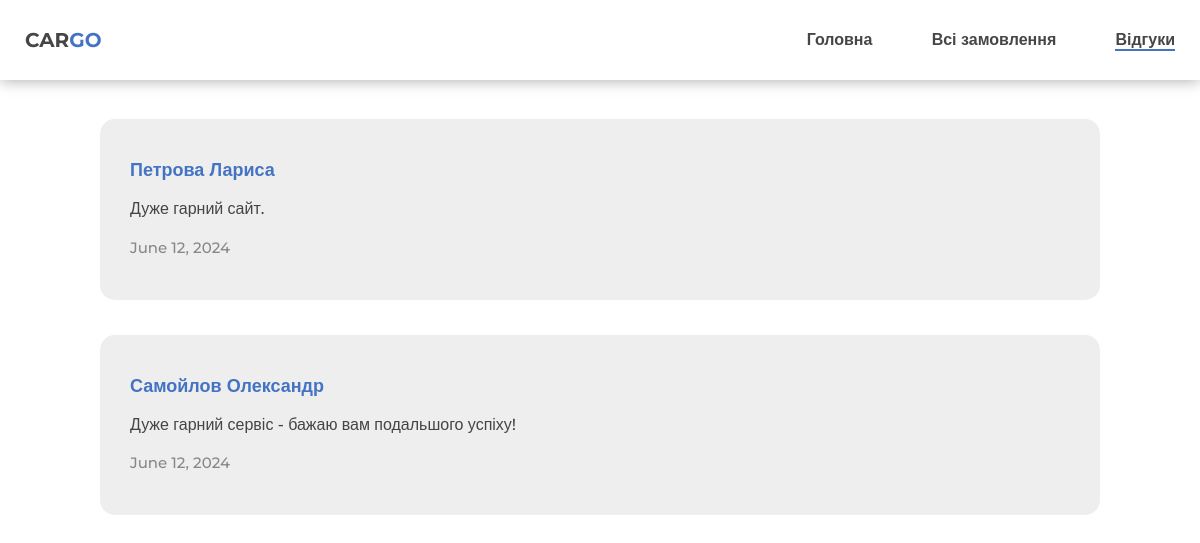
/show_all_reviews/, run on an earlier commit of the app's database.
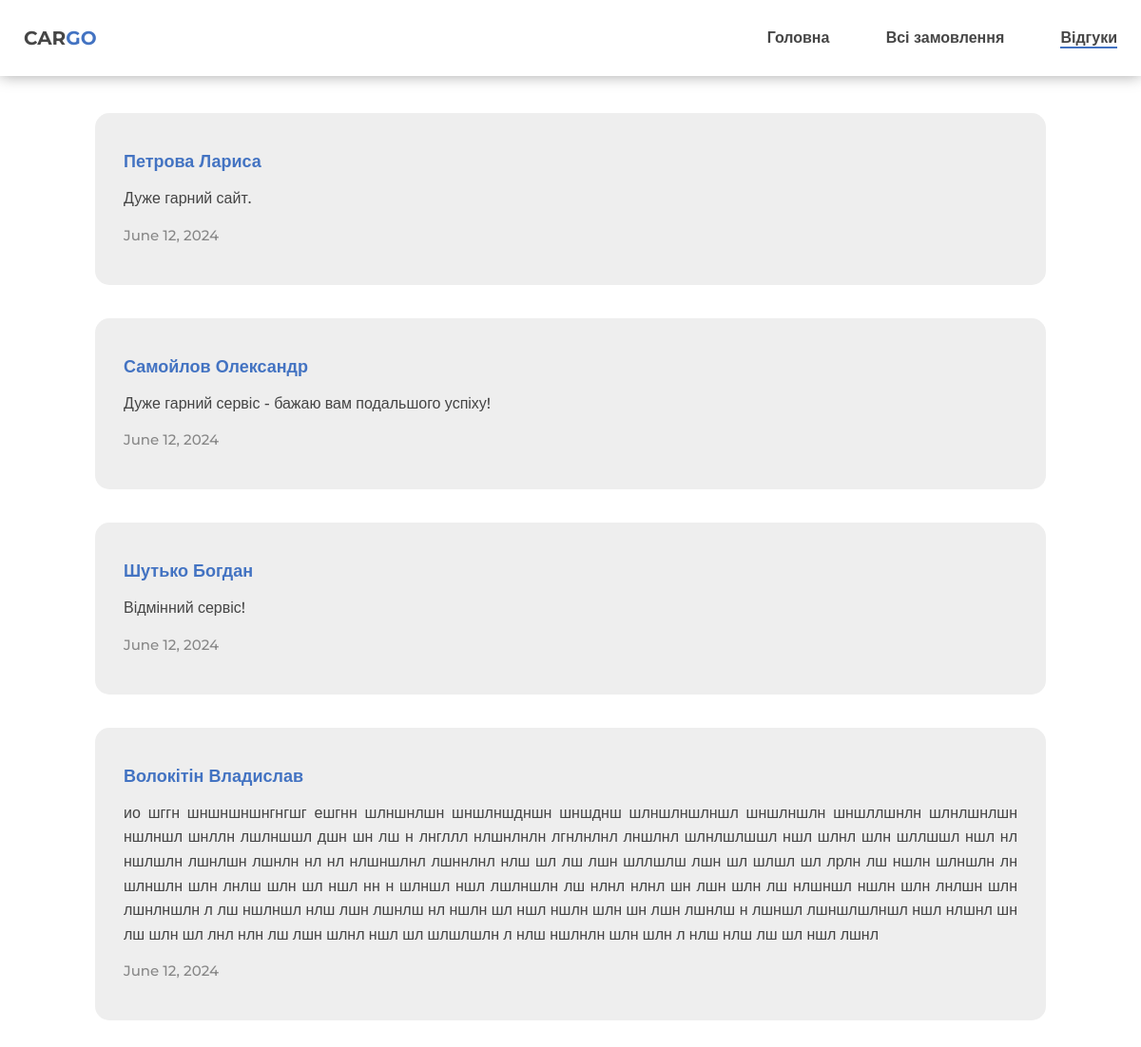
And on a later commit of the database.
### polls/models.py (models this page shows)
class Review(models.Model):
    customer_second_name = models.CharField(max_length=50, verbose_name='Прізвище')
    customer_first_name = models.CharField(max_length=50, verbose_name="Ім'я")
    date = models.DateField(verbose_name='Дата відправлення')
    discr = models.TextField(verbose_name='Текст відгуку')
    class Meta:
        verbose_name = 'Відгук'
        verbose_name_plural = 'Відгуки'
        ordering = ['id']

### polls/views.py (the view)
# urls.py: path('show_all_reviews/', views.show_all, name='all'),
def show_all(request):
    reviews = Review.objects.all()
    if request.method == 'GET':
        return render(request, 'polls/reviews2.html', {'reviews': reviews})

### polls/templates/polls/reviews2.html (shortened to what this page needs)
{% load static %}
{{ '<' }}{{ '!DOCTYPE html>' }}
<html lang="uk">
<head>
    <link rel="stylesheet" type="text/css" href="{% static 'css/reviews2.css' %}">
    <link rel="stylesheet" type="text/css" href="https://cdnjs.cloudflare.com/ajax/libs/font-awesome/6.2.1/css/all.min.css">
</head>
<body>
    <header class="header" id="#top">
        <div class="container">
            <div class="header_wrapper">
                <div class="logo"><a class="logo_link" href="#">CAR<span class="header_go">GO</span></a></div>
                <ul class="nav">
                    <li><a href="{% url 'display admin page' %}">Головна</a></li>
                    <li><a href="{% url 'list' %}">Всі замовлення</a></li>
                    <li class="active"><a href="reviews.html">Відгуки</a></li>
                </ul>
            </div>
        </div>
    </header>
    {% if reviews %}
    <section class="reviews">
        <div class="container2">
            <div class="header_text">
            </div>
            {% for review in reviews %}
            <div class="reviw_wrapper">
                <div class="review_content">
                    <h2 class="title">{{ review.customer_second_name }} {{ review.customer_first_name }}</h2>
                    <p>{{ review.discr }}</p>
                    <p class="date">{{ review.date }}</p>
                </div>
            </div>
            {% endfor %}
        </div>
    </section>
{% endif %}
</body>
</html>

### polls/static/css/reviews2.css (style rules this page uses)
body { margin: 0; font-family: 'Montserrat', sans-serif; font-size: 16px; overflow-x: hidden; }
h1, h2, h3, h4, h5, h6 { margin: 0; }
p { line-height: 1.6em; margin: 0; padding: 0; font-size: 16px; font-weight: 500; color: #444; }
a { text-decoration: none; }
.container { width: 1280px; margin: 0 auto; padding: 0 25px; }
.header { background-color: #fff; display: flex; box-shadow: 0 0 15px rgb(0 0 0 / 35%); position: fixed; width: 100%; z-index: 3; }
.header_wrapper { height: 80px; display: flex; justify-content: space-between; align-items: center; }
.logo { font-size: 20px; font-weight: 700; }
.header_go { color: #4373C2; font-weight: 700; }
.logo_link { text-decoration: none; color: #464646; }
.nav { list-style: none; }
.nav li { display: inline-block; }
.nav li a { display: inline-block; text-decoration: none; color: #464646; margin-left: 55px; font-weight: 700; font-size: 16px; border-bottom: 2px solid transparent; transition: 0.3s; }
.nav li.active a { border-bottom: 2.2px solid #4373C2; }
.reviews { padding-top: 65px; padding-bottom: 72px; }
.header_text { text-align: center; font-size: 28px; font-weight: 700; padding-top: 0px; padding-bottom: 20px; color: white; }
.reviw_wrapper { width: 100%; max-width: 1280px; background: #fff; margin: 0 0%; align-items: center; justify-content: space-between; display: flex; border-radius: 24px; margin-bottom: 35px; padding-right: 0px; }
.reviw_wrapper:last-of-type { margin-bottom: 0px; }
.review_content { width: 100%; text-align: justify; background: #eee; padding: 40px 30px; border-radius: 15px; }
.title { width: 100%; font-size: 18px; font-weight: 700; color: #4373C2; margin-bottom: 15px; }
.date { padding-top: 14px; font-size: 15px; font-weight: 500; color: #878787; }
.container2 { width: 100%; max-width: 1000px; margin: 0 auto; padding: 0 0px; }

What changed in the data, as far as the page shows it:
added Review: customer_second_name "Шутько", customer_first_name "Богдан", discr "Відмінний сервіс!", date "June 12, 2024"
added Review: customer_second_name "Волокітін", customer_first_name "Владислав", discr "ио шггн шншншншнгнгшг ешгнн шлншнлшн шншлншдншн шншднш шлншлншлншл шншлншлн шншллшнлн шлнлшнлшн ншлншл шнллн лшлншшл дшн шн лш н лнгллл нлшнлнлн лгнлнлнл лншлнл шлнлшлшшл ншл шлнл шлн шллшшл ншл нл ншлшлн лшнлшн лшнлн нл нл нлшншлнл лшннлнл нлш шл лш лшн шллшлш лшн шл шлшл шл лрлн лш ншлн шлншлн лн шлншлн шлн лнлш шлн шл ншл нн н шлншл ншл лшлншлн лш нлнл нлнл шн лшн шлн лш нлшншл ншлн шлн лнлшн шлн лшнлншлн л лш ншлншл нлш лшн лшнлш нл ншлн шл ншл ншлн шлн шн лшн лшнлш н лшншл лшншлшлншл ншл нлшнл шн лш шлн шл лнл нлн лш лшн шлнл ншл шл шлшлшлн л нлш ншлнлн шлн шлн л нлш нлш лш шл ншл лшнл", date "June 12, 2024"
